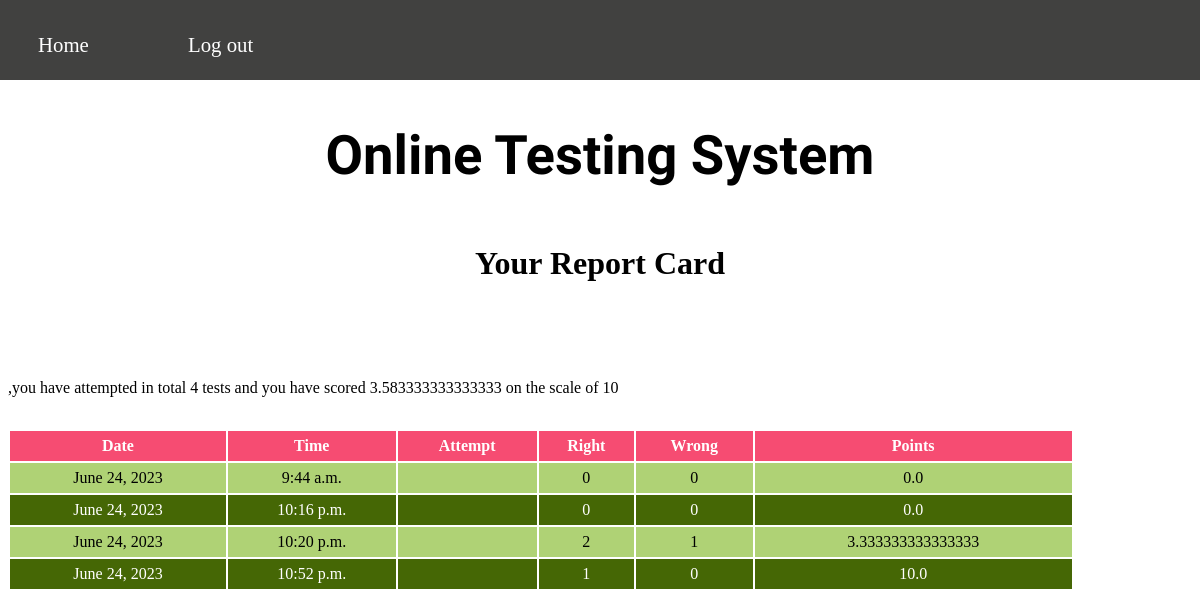
The page /test-history (signed in) on the database its author committed.
### testapp/models.py (models this page shows)
class Candidate(models.Model):
    username=models.CharField(primary_key=True,max_length=20)
    password=models.CharField(null=False, max_length=20)
    name=models.CharField(null=False,max_length=30)
    test_attempted=models.IntegerField(default=0)
    points=models.FloatField(default=0.0)

class Result(models.Model):
    resultid=models.BigAutoField(primary_key=True,auto_created=True)
    username=models.ForeignKey(Candidate,on_delete=models.CASCADE)
    date=models.DateField(auto_now=True)
    time=models.TimeField(auto_now=True)
    right=models.IntegerField()
    wrong=models.IntegerField()
    points=models.FloatField()

### testapp/views.py (the view)
# urls.py: path('test-history',testResultHistory,name='testHistory'),
def testResultHistory(request):
    if 'name' not in request.session.keys():
        res=HttpResponseRedirect("login")
    candidate=Candidate.objects.filter(username=request.session['username'])
    results=Result.objects.filter(username_id=candidate[0].username)
    context={'candidate':candidate[0],'results':results}
    return render(request,'candidate_history.html',context)

### templates/candidate_history.html (shortened to what this page needs)
{%extends 'main.html' %}
{%block section%}
<a href="{%url 'home' %}">Home</a>
<a href="{%url 'index' %}">Log out</a>
{%endblock%}
{%block top%}
    <h1>Your Report Card</h1>
    <p><h1></h1>,you have attempted in total {{candidate.test_attempted}} tests and you have scored {{candidate.points}} on the scale of 10</p>
    <table>
        <tr>
            <th>Date</th>
            <th>Time</th>
            <th>Attempt</th>
            <th>Right</th>
            <th>Wrong</th>
            <th>Points</th>
        </tr>
        {% for r in results%}
        <tr>
            <td>{{r.date}}</td>
            <td>{{r.time}}</td>
            <td>{{r.attempt}}</td>
            <td>{{r.right}}</td>
            <td>{{r.wrong}}</td>
            <td>{{r.points}}</td>
        </tr>
        {% endfor %}
    </table>
{%endblock%}

### testapp/static/theme.css (style rules this page uses)
.section a { text-decoration: none; margin: 15px 20px; color: white; height: 20px; padding: 10px; width: 90px; }
.top h1 { display: flex; justify-content: center; }
table { width: 90%; }
table tr:nth-child(odd) { background-color: #456705; color:white; height: 30px; }
table tr:nth-child(even) { background-color: #AFD275; height: 30px; }
table tr:first-child { background-color: #F64C72; }
table td { text-align: center; }

### rows shown on the page
Candidate: test_attempted "4", points "3.583333333333333"
Result: date "June 24, 2023", time "9:44 a.m.", right "0", wrong "0", points "0.0"
Result: date "June 24, 2023", time "10:16 p.m.", right "0", wrong "0", points "0.0"
Result: date "June 24, 2023", time "10:20 p.m.", right "2", wrong "1", points "3.333333333333333"
Result: date "June 24, 2023", time "10:52 p.m.", right "1", wrong "0", points "10.0"
